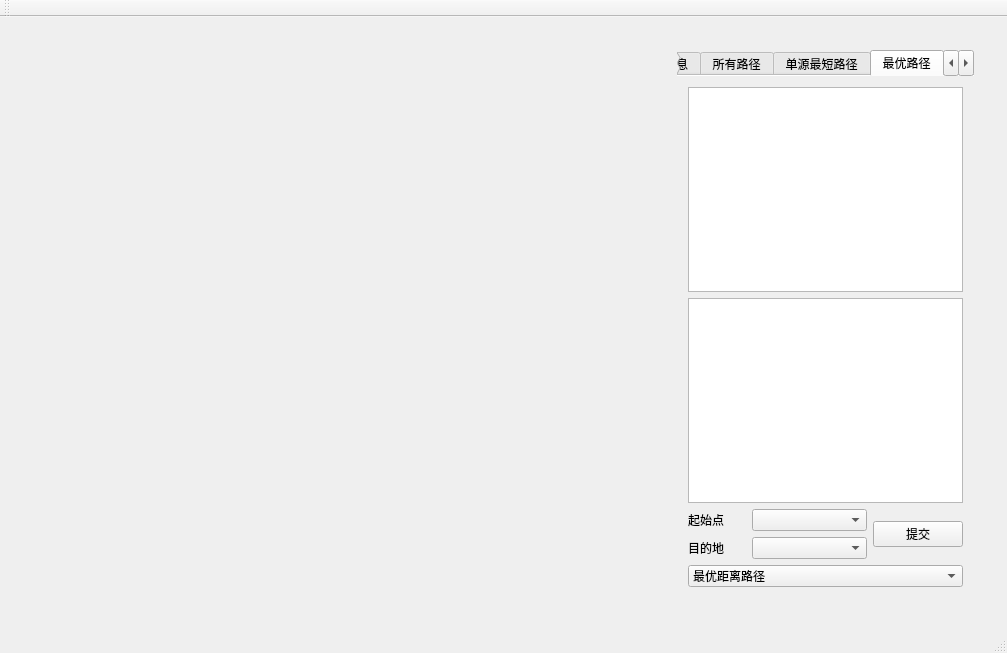
<?xml version="1.0" encoding="UTF-8"?>
<ui version="4.0">
 <class>MainWindow</class>
 <widget class="QMainWindow" name="MainWindow">
  <property name="geometry">
   <rect>
    <x>0</x>
    <y>0</y>
    <width>1007</width>
    <height>653</height>
   </rect>
  </property>
  <property name="windowTitle">
   <string>MainWindow</string>
  </property>
  <widget class="QWidget" name="centralWidget">
   <layout class="QVBoxLayout" name="verticalLayout_4" stretch="2">
    <item>
     <widget class="QWidget" name="widget" native="true">
      <property name="maximumSize">
       <size>
        <width>10000</width>
        <height>10000</height>
       </size>
      </property>
      <layout class="QHBoxLayout" name="horizontalLayout_6" stretch="2,1">
       <item>
        <widget class="QLabel" name="label">
         <property name="text">
          <string/>
         </property>
         <property name="scaledContents">
          <bool>true</bool>
         </property>
        </widget>
       </item>
       <item>
        <widget class="QWidget" name="widget_2" native="true">
         <layout class="QHBoxLayout" name="horizontalLayout_12">
          <item>
           <widget class="QTabWidget" name="tabWidget">
            <property name="tabPosition">
             <enum>QTabWidget::North</enum>
            </property>
            <property name="tabShape">
             <enum>QTabWidget::Rounded</enum>
            </property>
            <property name="currentIndex">
             <number>3</number>
            </property>
            <property name="elideMode">
             <enum>Qt::ElideNone</enum>
            </property>
            <property name="usesScrollButtons">
             <bool>true</bool>
            </property>
            <property name="documentMode">
             <bool>true</bool>
            </property>
            <property name="tabsClosable">
             <bool>false</bool>
            </property>
            <property name="movable">
             <bool>false</bool>
            </property>
            <property name="tabBarAutoHide">
             <bool>false</bool>
            </property>
            <widget class="QWidget" name="findData">
             <attribute name="title">
              <string>查询所有信息</string>
             </attribute>
             <layout class="QVBoxLayout" name="verticalLayout_7">
              <item>
               <widget class="QTableWidget" name="tableWidgetFind">
                <property name="cursor" stdset="0">
                 <cursorShape>ArrowCursor</cursorShape>
                </property>
                <property name="focusPolicy">
                 <enum>Qt::StrongFocus</enum>
                </property>
               </widget>
              </item>
              <item>
               <widget class="QPushButton" name="pushButton_11">
                <property name="text">
                 <string>按照字典序查找</string>
                </property>
               </widget>
              </item>
              <item>
               <widget class="QPushButton" name="pushButton_12">
                <property name="text">
                 <string>按照编号查找</string>
                </property>
               </widget>
              </item>
             </layout>
            </widget>
            <widget class="QWidget" name="searchAll">
             <property name="layoutDirection">
              <enum>Qt::LeftToRight</enum>
             </property>
             <attribute name="title">
              <string>所有路径</string>
             </attribute>
             <layout class="QVBoxLayout" name="verticalLayout_10">
              <item>
               <layout class="QVBoxLayout" name="verticalLayout_8" stretch="1">
                <item>
                 <widget class="QTableWidget" name="tableWidgetAll"/>
                </item>
               </layout>
              </item>
              <item>
               <widget class="QListWidget" name="listWidgetAll"/>
              </item>
              <item>
               <layout class="QGridLayout" name="gridLayout">
                <item row="0" column="0">
                 <layout class="QVBoxLayout" name="verticalLayout">
                  <item>
                   <layout class="QHBoxLayout" name="horizontalLayout_4">
                    <item>
                     <widget class="QLabel" name="label_21">
                      <property name="text">
                       <string>起始点</string>
                      </property>
                     </widget>
                    </item>
                    <item>
                     <widget class="QComboBox" name="comboBox_21"/>
                    </item>
                   </layout>
                  </item>
                  <item>
                   <layout class="QHBoxLayout" name="horizontalLayout_5">
                    <item>
                     <widget class="QLabel" name="label_22">
                      <property name="text">
                       <string>目的地</string>
                      </property>
                     </widget>
                    </item>
                    <item>
                     <widget class="QComboBox" name="comboBox_22"/>
                    </item>
                   </layout>
                  </item>
                 </layout>
                </item>
                <item row="0" column="1">
                 <widget class="QPushButton" name="pushButton_21">
                  <property name="text">
                   <string>提交</string>
                  </property>
                 </widget>
                </item>
               </layout>
              </item>
             </layout>
            </widget>
            <widget class="QWidget" name="tab">
             <attribute name="title">
              <string>单源最短路径</string>
             </attribute>
             <layout class="QVBoxLayout" name="verticalLayout_11">
              <item>
               <widget class="QListWidget" name="listWidget"/>
              </item>
              <item>
               <layout class="QHBoxLayout" name="horizontalLayout_13" stretch="1,2">
                <item>
                 <widget class="QLabel" name="label_5">
                  <property name="styleSheet">
                   <string notr="true">font: 75 11pt &quot;Aharoni&quot;;</string>
                  </property>
                  <property name="text">
                   <string>    起始点：</string>
                  </property>
                 </widget>
                </item>
                <item>
                 <widget class="QComboBox" name="comboBox"/>
                </item>
               </layout>
              </item>
              <item>
               <widget class="QPushButton" name="pushButton">
                <property name="text">
                 <string>提交</string>
                </property>
               </widget>
              </item>
             </layout>
            </widget>
            <widget class="QWidget" name="searchBest">
             <attribute name="title">
              <string>最优路径</string>
             </attribute>
             <layout class="QVBoxLayout" name="verticalLayout_2">
              <item>
               <widget class="QTableWidget" name="tableWidgetBest"/>
              </item>
              <item>
               <widget class="QListWidget" name="listWidgetBest"/>
              </item>
              <item>
               <layout class="QHBoxLayout" name="horizontalLayout_2" stretch="2,1">
                <item>
                 <layout class="QGridLayout" name="gridLayout_2" rowstretch="1,1" columnstretch="1,2">
                  <item row="1" column="0">
                   <widget class="QLabel" name="label_32">
                    <property name="text">
                     <string>目的地</string>
                    </property>
                   </widget>
                  </item>
                  <item row="0" column="0">
                   <widget class="QLabel" name="label_31">
                    <property name="text">
                     <string>起始点</string>
                    </property>
                   </widget>
                  </item>
                  <item row="1" column="1">
                   <widget class="QComboBox" name="comboBox_32"/>
                  </item>
                  <item row="0" column="1">
                   <widget class="QComboBox" name="comboBox_31"/>
                  </item>
                 </layout>
                </item>
                <item>
                 <widget class="QPushButton" name="pushButton_31">
                  <property name="text">
                   <string>提交</string>
                  </property>
                 </widget>
                </item>
               </layout>
              </item>
              <item>
               <widget class="QComboBox" name="comboBox_33">
                <item>
                 <property name="text">
                  <string>最优距离路径</string>
                 </property>
                </item>
                <item>
                 <property name="text">
                  <string>最优时间路径</string>
                 </property>
                </item>
               </widget>
              </item>
             </layout>
            </widget>
            <widget class="QWidget" name="searchLimit">
             <attribute name="title">
              <string>限定路径</string>
             </attribute>
             <layout class="QVBoxLayout" name="verticalLayout_9">
              <item>
               <widget class="QTableWidget" name="tableWidgetLimit"/>
              </item>
              <item>
               <widget class="QListWidget" name="listWidgetLimit"/>
              </item>
              <item>
               <layout class="QVBoxLayout" name="verticalLayout_3">
                <item>
                 <layout class="QHBoxLayout" name="horizontalLayout_8">
                  <item>
                   <widget class="QLabel" name="label_41">
                    <property name="text">
                     <string>起始点</string>
                    </property>
                   </widget>
                  </item>
                  <item>
                   <widget class="QComboBox" name="comboBox_41"/>
                  </item>
                 </layout>
                </item>
                <item>
                 <layout class="QHBoxLayout" name="horizontalLayout_9">
                  <item>
                   <widget class="QLabel" name="label_42">
                    <property name="text">
                     <string>目的地</string>
                    </property>
                   </widget>
                  </item>
                  <item>
                   <widget class="QComboBox" name="comboBox_42"/>
                  </item>
                 </layout>
                </item>
               </layout>
              </item>
              <item>
               <layout class="QGridLayout" name="gridLayout_3">
                <item row="0" column="0">
                 <widget class="QLabel" name="label_3">
                  <property name="text">
                   <string>限定出行方式</string>
                  </property>
                 </widget>
                </item>
                <item row="0" column="1">
                 <widget class="QComboBox" name="comboBox_43">
                  <item>
                   <property name="text">
                    <string>步行</string>
                   </property>
                  </item>
                  <item>
                   <property name="text">
                    <string>校内公交</string>
                   </property>
                  </item>
                  <item>
                   <property name="text">
                    <string>共享单车</string>
                   </property>
                  </item>
                 </widget>
                </item>
                <item row="0" column="2">
                 <widget class="QPushButton" name="pushButton_41">
                  <property name="text">
                   <string>提交</string>
                  </property>
                 </widget>
                </item>
                <item row="1" column="0">
                 <widget class="QLabel" name="label_4">
                  <property name="text">
                   <string>限定出行时间</string>
                  </property>
                 </widget>
                </item>
                <item row="1" column="1">
                 <widget class="QSpinBox" name="spinBox_41"/>
                </item>
                <item row="1" column="2">
                 <widget class="QPushButton" name="pushButton_42">
                  <property name="text">
                   <string>提交</string>
                  </property>
                 </widget>
                </item>
               </layout>
              </item>
             </layout>
            </widget>
            <widget class="QWidget" name="dealSite">
             <attribute name="title">
              <string>操作景点</string>
             </attribute>
             <layout class="QVBoxLayout" name="verticalLayout_5">
              <item>
               <widget class="QTableWidget" name="tableWidgetSite"/>
              </item>
              <item>
               <layout class="QHBoxLayout" name="horizontalLayout_10" stretch="1,1">
                <item>
                 <widget class="QLabel" name="label_51">
                  <property name="text">
                   <string>    景点名称： </string>
                  </property>
                 </widget>
                </item>
                <item>
                 <widget class="QLineEdit" name="lineEdit_51"/>
                </item>
               </layout>
              </item>
              <item>
               <layout class="QHBoxLayout" name="horizontalLayout" stretch="1,1">
                <item>
                 <widget class="QLabel" name="label_56">
                  <property name="text">
                   <string>    景点名称拼音：</string>
                  </property>
                 </widget>
                </item>
                <item>
                 <widget class="QLineEdit" name="lineEdit_52"/>
                </item>
               </layout>
              </item>
              <item>
               <layout class="QGridLayout" name="gridLayout_4">
                <item row="0" column="0">
                 <widget class="QLabel" name="label_52">
                  <property name="text">
                   <string>    X轴坐标：</string>
                  </property>
                 </widget>
                </item>
                <item row="1" column="0">
                 <widget class="QLabel" name="label_55">
                  <property name="text">
                   <string>    Y轴坐标：</string>
                  </property>
                 </widget>
                </item>
                <item row="1" column="1">
                 <widget class="QLabel" name="label_54">
                  <property name="text">
                   <string>点击图获取</string>
                  </property>
                 </widget>
                </item>
                <item row="0" column="1">
                 <widget class="QLabel" name="label_53">
                  <property name="text">
                   <string>点击图获取</string>
                  </property>
                 </widget>
                </item>
               </layout>
              </item>
              <item>
               <layout class="QHBoxLayout" name="horizontalLayout_11">
                <item>
                 <widget class="QPushButton" name="pushButton_51">
                  <property name="text">
                   <string>Add</string>
                  </property>
                 </widget>
                </item>
                <item>
                 <widget class="QPushButton" name="pushButton_52">
                  <property name="text">
                   <string>Del</string>
                  </property>
                 </widget>
                </item>
                <item>
                 <widget class="QPushButton" name="pushButton_53">
                  <property name="text">
                   <string>Uppdate</string>
                  </property>
                 </widget>
                </item>
               </layout>
              </item>
             </layout>
            </widget>
            <widget class="QWidget" name="dealRoad">
             <attribute name="title">
              <string>操作道路</string>
             </attribute>
             <layout class="QVBoxLayout" name="verticalLayout_6">
              <item>
               <widget class="QTableWidget" name="tableWidgetRoad"/>
              </item>
              <item>
               <layout class="QHBoxLayout" name="horizontalLayout_98">
                <item>
                 <widget class="QLabel" name="label_61">
                  <property name="text">
                   <string>    道路起始点：</string>
                  </property>
                 </widget>
                </item>
                <item>
                 <widget class="QComboBox" name="comboBox_61"/>
                </item>
               </layout>
              </item>
              <item>
               <layout class="QHBoxLayout" name="horizontalLayout_7">
                <item>
                 <widget class="QLabel" name="label_66">
                  <property name="text">
                   <string>    道路终止点：</string>
                  </property>
                 </widget>
                </item>
                <item>
                 <widget class="QComboBox" name="comboBox_62"/>
                </item>
               </layout>
              </item>
              <item>
               <layout class="QHBoxLayout" name="horizontalLayout_3" stretch="1,1">
                <item>
                 <widget class="QLabel" name="label_2">
                  <property name="text">
                   <string>      路径长度：</string>
                  </property>
                 </widget>
                </item>
                <item>
                 <widget class="QLineEdit" name="lineEdit_61"/>
                </item>
               </layout>
              </item>
              <item>
               <layout class="QVBoxLayout" name="verticalLayout_34">
                <item>
                 <layout class="QHBoxLayout" name="horizontalLayout_99">
                  <item>
                   <widget class="QPushButton" name="pushButton_63">
                    <property name="text">
                     <string>Add</string>
                    </property>
                   </widget>
                  </item>
                  <item>
                   <widget class="QPushButton" name="pushButton_61">
                    <property name="text">
                     <string>Del</string>
                    </property>
                   </widget>
                  </item>
                  <item>
                   <widget class="QPushButton" name="pushButton_62">
                    <property name="text">
                     <string>Uppdate</string>
                    </property>
                   </widget>
                  </item>
                 </layout>
                </item>
               </layout>
              </item>
             </layout>
            </widget>
           </widget>
          </item>
         </layout>
        </widget>
       </item>
      </layout>
     </widget>
    </item>
   </layout>
  </widget>
  <widget class="QMenuBar" name="menuBar">
   <property name="geometry">
    <rect>
     <x>0</x>
     <y>0</y>
     <width>1007</width>
     <height>23</height>
    </rect>
   </property>
  </widget>
  <widget class="QToolBar" name="mainToolBar">
   <attribute name="toolBarArea">
    <enum>TopToolBarArea</enum>
   </attribute>
   <attribute name="toolBarBreak">
    <bool>false</bool>
   </attribute>
  </widget>
  <widget class="QStatusBar" name="statusBar"/>
 </widget>
 <layoutdefault spacing="6" margin="11"/>
 <resources/>
 <connections/>
</ui>
